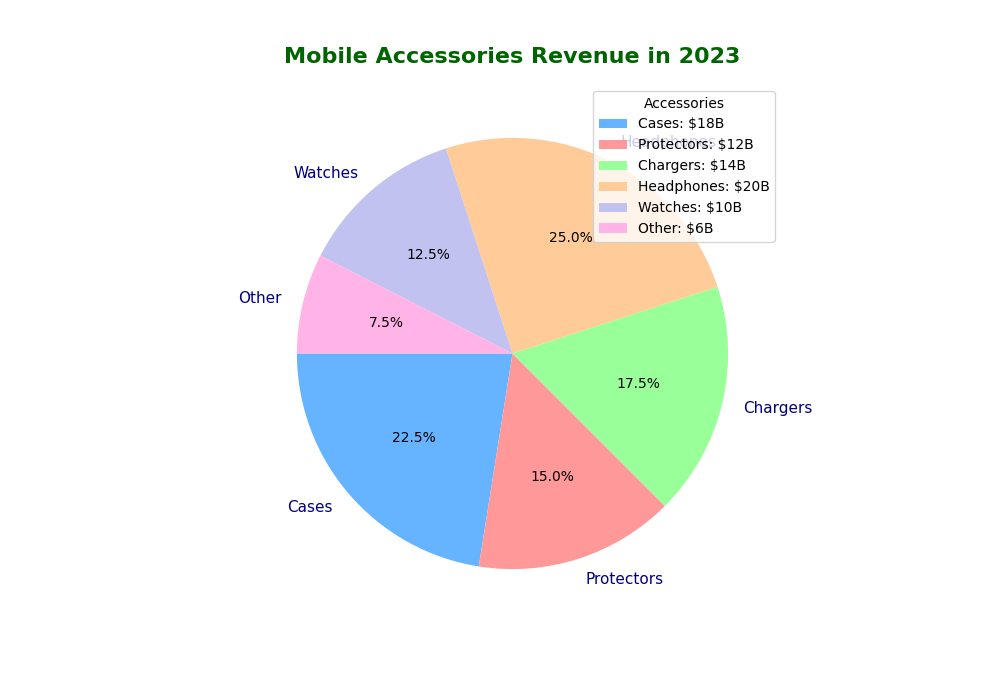

Write the Python code that produced this figure.
import matplotlib.pyplot as plt

# Data Setup
accessories = ['Cases', 'Protectors', 'Chargers', 'Headphones', 'Watches', 'Other']
revenues = [18, 12, 14, 20, 10, 6]

# Define colors for each slice
colors = ['#66b3ff', '#ff9999', '#99ff99', '#ffcc99', '#c2c2f0', '#ffb3e6']

# Create a pie chart
fig, ax = plt.subplots(figsize=(10, 7))
wedges, texts, autotexts = ax.pie(
    revenues,
    labels=accessories,
    colors=colors,
    autopct='%1.1f%%',
    startangle=180,  # Changed start angle
    wedgeprops={'linestyle': '--'}  # Changed border style
)

# Enhance text appearance
for text in texts:
    text.set_fontsize(11)  # Adjusted font size
    text.set_color('navy')
for autotext in autotexts:
    autotext.set_fontsize(10)
    autotext.set_color('black')  # Changed text color

# Add title
plt.title(
    "Mobile Accessories Revenue in 2023",
    fontsize=16,
    fontweight='bold',
    color='darkgreen',  # Changed color
    pad=15             # Adjusted padding
)

# Add legend
ax.legend(
    wedges,
    [f'{accessory}: ${revenue}B' for accessory, revenue in zip(accessories, revenues)],
    title="Accessories",
    loc="upper right",  # Changed legend location
)

plt.grid(True, linestyle='--', linewidth=0.5)  # Added grid with style
plt.show()
